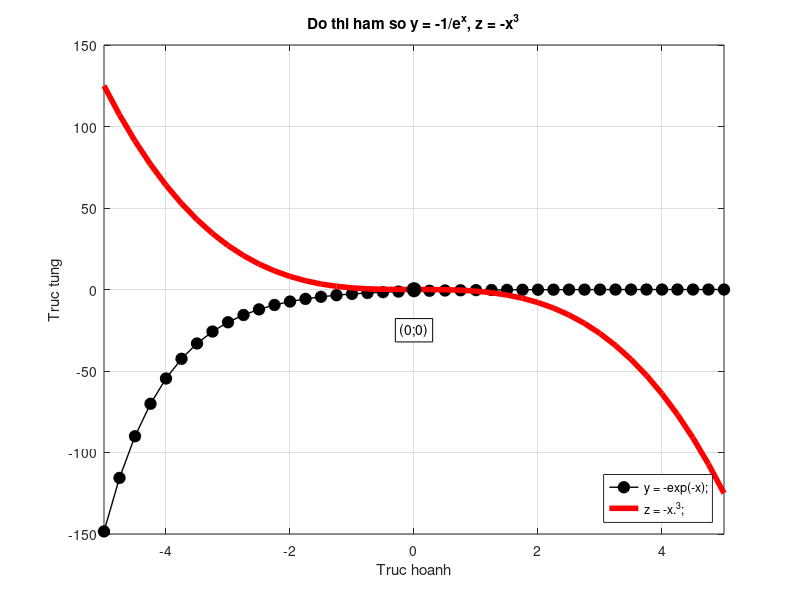

MATLAB code for this plot:
x = -5:0.25:5;
y = -exp(-x);
z = -x.^3;
figure; 
plot(x, y, 'o-', 'LineWidth', 1, 'Color', 'k', 'MarkerFaceColor', 'k', 'MarkerEdgeColor', 'k', 'MarkerSize', 8);
hold on; 
plot(x, z, 'LineWidth', 4, 'Color', 'r');
grid on;
axis([-5 5 -150 150]);
title('Do thi ham so y = -1/e^x, z = -x^3');
xlabel('Truc hoanh');
ylabel('Truc tung');
plot(0, 0, 'o', 'MarkerEdgeColor' , 'k', 'MarkerFaceColor', 'k', 'MarkerSize' , 10);
legend('y = -exp(-x);', 'z = -x.^3;', 'Location', 'Southeast');
text(0, -25, '(0;0)', 'HorizontalAlignment', 'center', 'EdgeColor' , 'k', 'BackgroundColor','w');
hold off;
